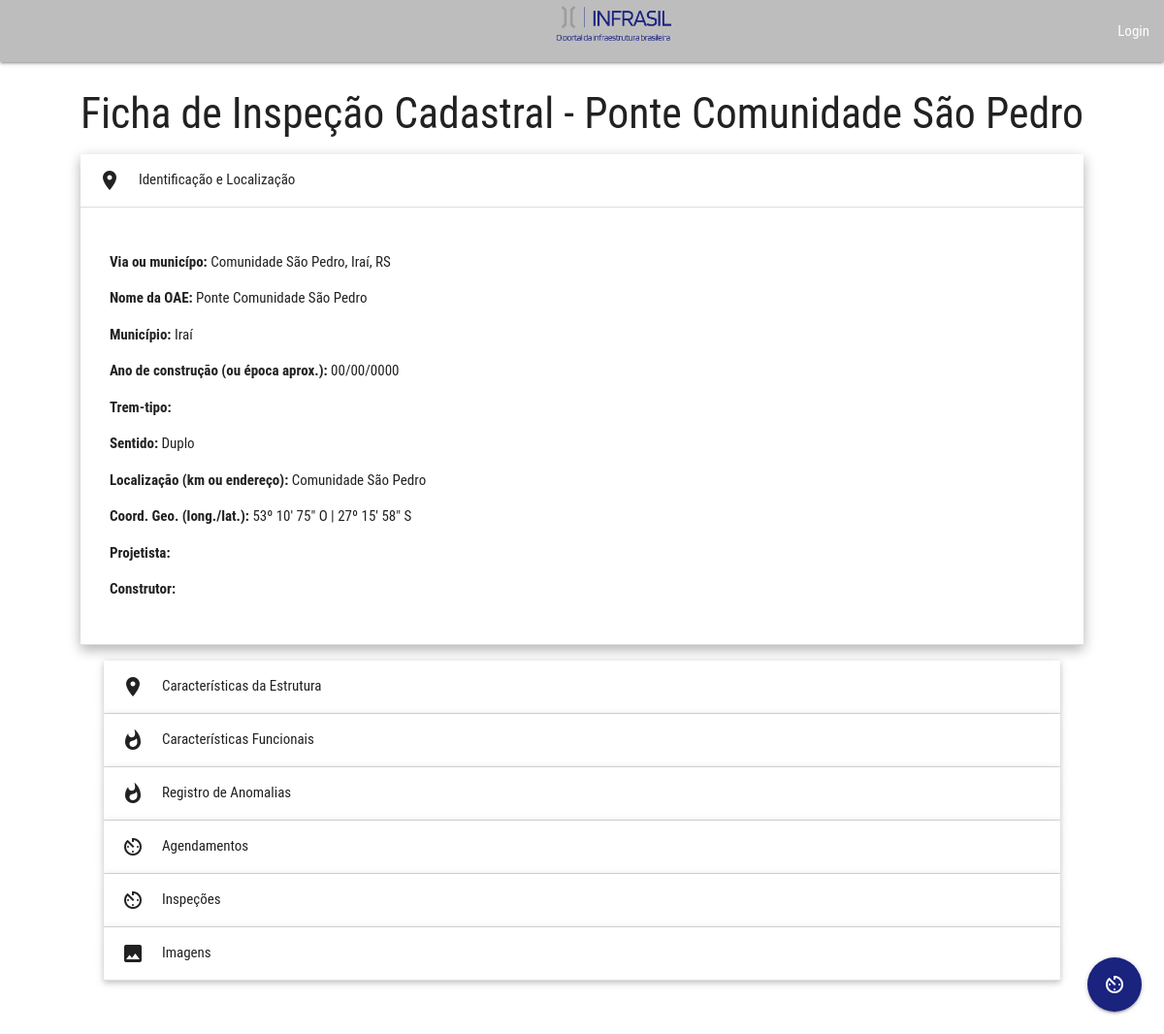
Screenshot of /ponteDetalhes.php?id=29 with the database file from the repository.
### tables this page shows
CREATE TABLE `pontes` (
  `id` int(11) NOT NULL,
  `nome` text,
  `descricao` text,
  `via` text,
  `data_construcao` date DEFAULT NULL,
  `trem_tipo` text,
  `sentido` text,
  `localizacao` text,
  `latitude` varchar(100) DEFAULT NULL,
  `longitude` varchar(100) DEFAULT NULL,
  `projetista` text,
  `construtor` text,
  `comprimento_estrutura` decimal(8,2) DEFAULT NULL,
  `largura_estrutura` decimal(8,2) DEFAULT NULL,
  `largura_acostamento` decimal(8,2) DEFAULT NULL,
  `largura_refugio` decimal(8,2) DEFAULT NULL,
  `largura_passeio` decimal(8,2) DEFAULT NULL,
  `sistema_construtivo` text,
  `natureza_transposicao` text,
  `material_construcao` text,
  `longitudinal_super` text,
  `transversal_super` text,
  `mesoestrutura_tipo` text,
  `nro_vaos` int(11) DEFAULT NULL,
  `nro_apoios` int(11) DEFAULT NULL,
  `nro_pilares_apoio` int(11) DEFAULT NULL,
  `aparelhos_apoio` text,
  `comprimento_vao_tipico` decimal(8,2) DEFAULT NULL,
  `comprimento_maior_vao` decimal(8,2) DEFAULT NULL,
  `altura_pilares` decimal(8,2) DEFAULT NULL,
  `juntas_dilatacao` text,
  `encontros` int(11) DEFAULT NULL,
  `outras` text,
  `caracteristicas_plani` text,
  `nro_faixas` int(11) DEFAULT NULL,
  `acostamento` text,
  `refugios` text,
  `passeio` text,
  `barreira_rigida` text,
  `material_pavimento` text,
  `pingadeiras` text,
  `guarda_corpo` text,
  `drenos` text,
  `freq_passagem_carga` text,
  `superestrutura` text,
  `mesoestrutura` text,
  `infraestrutura` text,
  `aparelhos_apoio_anomalia` text,
  `juntas_dilatacao_anomalia` text,
  `encontros_anomalia` text,
  `pavimento_anomalia` text,
  `acostamento_refugio_anomalia` text,
  `drenagem_anomalia` text,
  `guarda_corpo_anomalia` text,
  `barreira_defesa` text,
  `taludes` text,
  `iluminacao` text,
  `sinalizacao` text,
  `protecao_pilares` text,
  `id_usuario` int(11) NOT NULL,
  `infraestrutura_anomalia` text,
  `resumo` text,
  `estado` text,
  `cidade` text
);

### conexao.php (called while the page is built, shortened)
<?php
	class Conexao{
		public function conectar(){
			try{
				if($_SERVER['MIBDIRS'] == 'C:/xampp/php/extras/mibs'){
					$conexao = new mysqli($this::serverNameTest, $this::userNameTest, $this::senhaTest, $this::dbNameTest);
				}else{
					$conexao = new mysqli($this::serverName, $this::userName, $this::senha, $this::dbName);
				}
				$conexao->autocommit(true);
				return $conexao;
			} catch(Exception $e){
				return false;
			}
		}
		public function executarQuery($query){
			$conexao = $this->conectar();
			$retorno = $conexao->query($query);
			if(is_object($retorno) OR is_array($retorno))
				$retorno = $retorno->fetch_all(MYSQLI_ASSOC);
			elseif(is_bool($retorno) AND !$retorno){
				$conexao->query("ROLLBACK");
				return $conexao->error;
			}elseif(is_bool($retorno)){
				$retorno = $conexao->insert_id;
			}
			return $retorno;
		}
	}
?>

### ponteDetalhes.php (the view, shortened to what this page needs)
<?php
	require_once('conexao.php');
	require_once('utils.php');
	$conexao = new Conexao();
	if(!isset($_GET['id']) || $_GET['id'] == ''){
		header('Location: '.$_SERVER['HTTP_REFERER']);
	}else{
		$dados = $conexao->executarQuery('SELECT * FROM pontes WHERE id = '.$_GET['id'])[0];
		$ReflectionClass = new ReflectionClass(Cidades::class);
		$constantes = $ReflectionClass->getConstants();
		$cidades = $constantes['CIDADES_'.strtoupper($dados['estado'])];
	}
?>
<!DOCTYPE html>
<html>
	<head>
	</head>
	<body>
		<div class="row">
			<h3>Ficha de Inspeção Cadastral - <?php echo $dados['nome']?></h3>
			<ul class="collapsible popout">
				<li class="active">
					<div class="collapsible-header"><i class="material-icons">place</i>Identificação e Localização</div>
				  	<div class="collapsible-body">
						<p><span class="negrito">Via ou municípo: </span><span><?php echo $dados['via'];?></span></p>
						<p><span class="negrito">Nome da OAE: </span><span><?php echo $dados['nome'];?></span></p>
						<p><span class="negrito">Município: </span><span><?php echo $cidades[$dados['cidade']]['nome'];?></span></p>
						<p><span class="negrito">Ano de construção (ou época aprox.): </span><span><?php echo implode('/', array_reverse(explode('-', $dados['data_construcao'])));?></span></p>
						<p><span class="negrito">Trem-tipo: </span><span><?php echo $dados['trem_tipo'];?></span></p>
						<p><span class="negrito">Sentido: </span><span><?php echo $dados['sentido'];?></span></p>
						<p><span class="negrito">Localização (km ou endereço): </span><span><?php echo $dados['localizacao'];?></span></p>
						<p><span class="negrito">Coord. Geo. (long./lat.): </span><span><?php echo $dados['longitude'].' | '.$dados['latitude']?></span></p>
						<p><span class="negrito">Projetista: </span><span><?php echo $dados['projetista'];?></span></p>
						<p><span class="negrito">Construtor: </span><span><?php echo $dados['construtor'];?></span></p>
					</div>
				</li>
				<li>
					<div class="collapsible-header"><i class="material-icons">place</i>Características da Estrutura</div>
				</li>
				<li>
				  	<div class="collapsible-header"><i class="material-icons">whatshot</i>Características Funcionais</div>
				</li>
				<li>
					<div class="collapsible-header"><i class="material-icons">whatshot</i>Registro de Anomalias</div>
				</li>
				<li>
					<div class="collapsible-header"><i class="material-icons">av_timer</i>Agendamentos</div>
				</li>
				<li>
					<div class="collapsible-header"><i class="material-icons">av_timer</i>Inspeções</div>
				</li>
				<li>
					<div class="collapsible-header"><i class="material-icons">photo</i>Imagens</div>
				</li>
			</ul>
		</div>
		<div class="fixed-action-btn">
			<a data-target="modalAgendamento" class="indigo darken-4 btn-large modal-trigger btn-floating waves-effect waves-light">
				<i class="large material-icons">av_timer</i>
			</a>
		</div>
	</body>
</html>

### assets/css/main.css (style rules this page uses)
html { font-family: 'Roboto Condensed', sans-serif; }
body { display: flex; min-height: 100vh; flex-direction: column; }
.negrito { font-weight: bolder; }
.collapsible { width: 100% !important; }

### rows the page displays
pontes: nome "Ponte Comunidade São Pedro", via "Comunidade São Pedro, Iraí, RS", cidade "Iraí", data_construcao "00/00/0000", sentido "Duplo", localizacao "Comunidade São Pedro", longitude "53º 10' 75\" O", latitude "27º 15' 58\" S"
